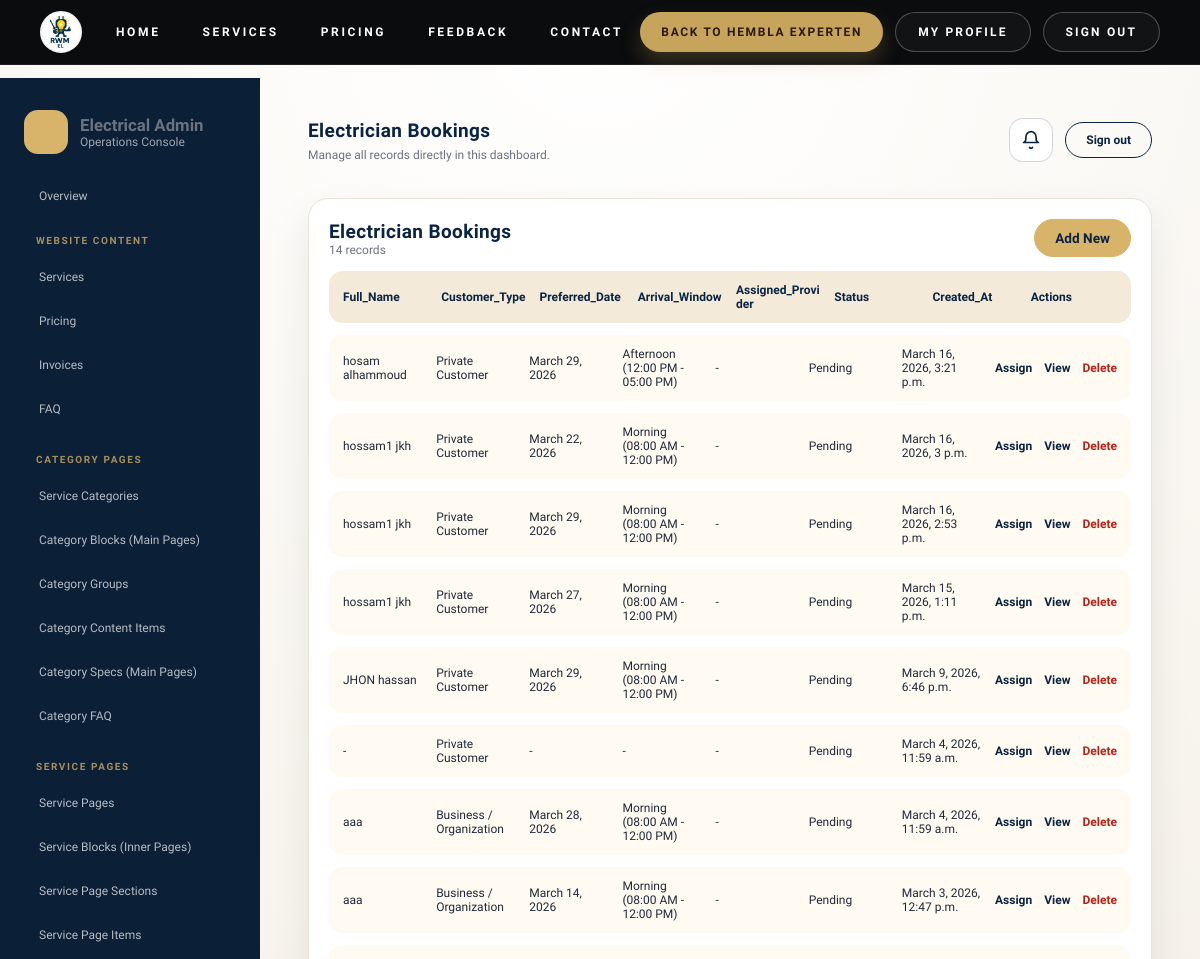
The page /dashboard/electrician-bookings/ (signed in, upper part) on the database as committed earlier.
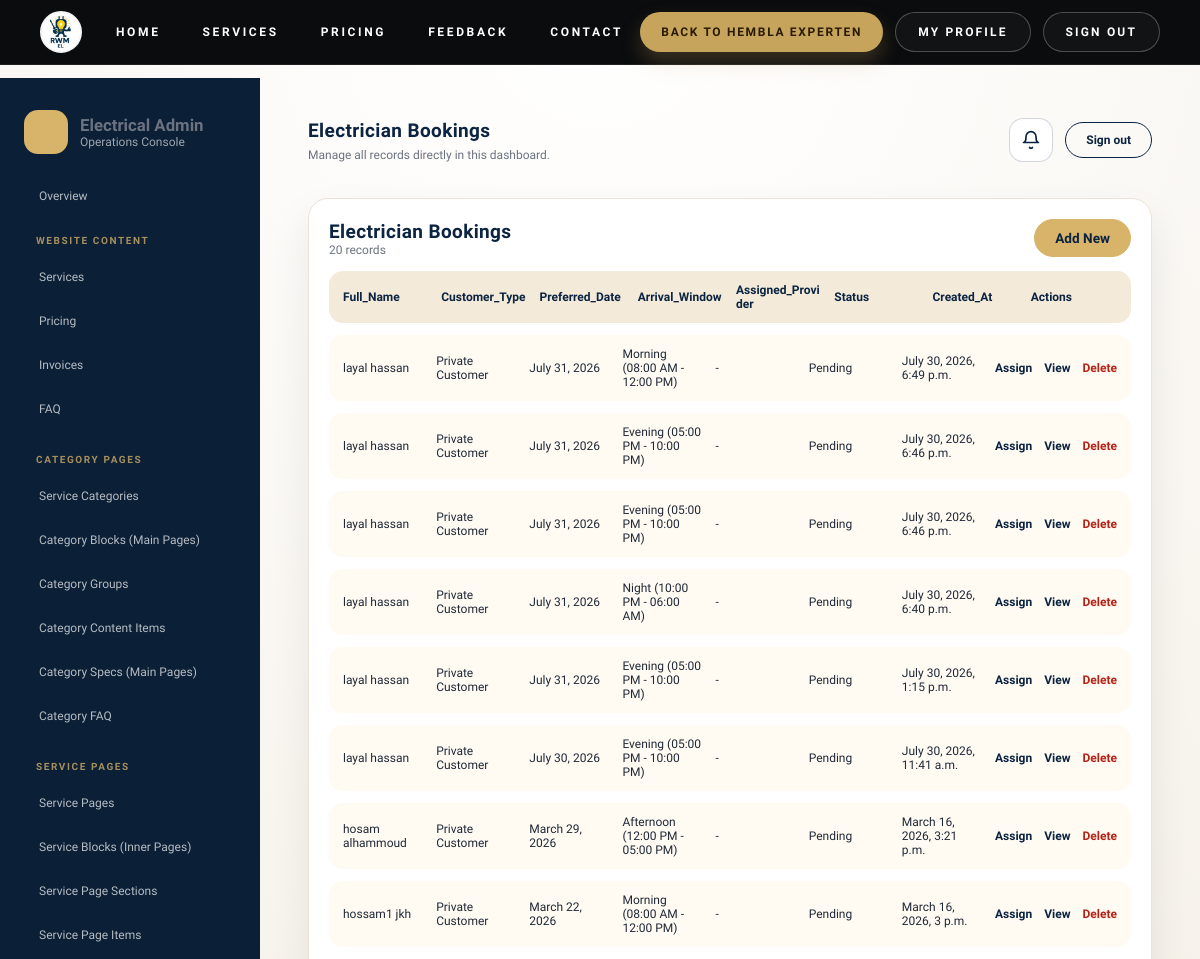
The same page on the database as committed later.
### electricity/models.py (models this page shows, shortened)
class ElectricianBooking(models.Model):
    class CustomerType(models.TextChoices):
        PRIVATE = "private", "Private Customer"
        BUSINESS = "business", "Business / Organization"
    class Status(models.TextChoices):
        PENDING = "pending", "Pending"
        CONFIRMED = "confirmed", "Confirmed"
        COMPLETED = "completed", "Completed"
        CANCELED = "canceled", "Canceled"
    customer_type = models.CharField(max_length=20, choices=CustomerType.choices)
    full_name = models.CharField(max_length=160)
    email = models.EmailField()
    phone = models.CharField(max_length=40, blank=True)
    street_address = models.CharField(max_length=200, blank=True)
    city = models.CharField(max_length=80, blank=True)
    zip_code = models.CharField(max_length=20, blank=True)
    property_type = models.CharField(max_length=60, blank=True)
    work_description = models.TextField(blank=True)
    access_notes = models.CharField(max_length=200, blank=True)
    parking_info = models.CharField(max_length=200, blank=True)
    additional_notes = models.TextField(blank=True)
    preferred_date = models.DateField(blank=True, null=True)
    arrival_window = models.CharField(max_length=80, blank=True)
    hours = models.PositiveIntegerField(default=1)
    hourly_rate_snapshot = models.DecimalField(max_digits=10, decimal_places=2, default=0)
    transport_fee_snapshot = models.DecimalField(max_digits=10, decimal_places=2, default=0)
    rot_requested = models.BooleanField(default=False)
    rot_percent_snapshot = models.DecimalField(max_digits=5, decimal_places=2, default=0)
    estimated_total = models.DecimalField(max_digits=10, decimal_places=2, default=0)
    currency = models.CharField(max_length=10, default="SEK")
    assigned_provider = models.ForeignKey(
        "ProviderProfile",
        blank=True,
        null=True,
        on_delete=models.SET_NULL,
        related_name="assigned_electrician_bookings",
    )
    status = models.CharField(max_length=20, choices=Status.choices, default=Status.PENDING)
    created_at = models.DateTimeField(auto_now_add=True)
    class Meta:
        ordering = ["-created_at"]

### electricity/views.py (the view)
# urls.py: path("dashboard/electrician-bookings/", views.dashboard_electrician_bookings, name="dashboard_electrician_bookings"),
@login_required
def dashboard_electrician_bookings(request):
    guard = _dashboard_access_or_redirect(request)
    if guard:
        return guard
    items = ElectricianBooking.objects.all().order_by("-created_at")
    return render(
        request,
        "electricity/dashboard/list.html",
        {
            "title": "Electrician Bookings",
            "items": items,
            "fields": [
                "full_name",
                "customer_type",
                "preferred_date",
                "arrival_window",
                "assigned_provider",
                "status",
                "created_at",
            ],
            "create_url": "electricity:dashboard_electrician_bookings_add",
            "edit_url": "electricity:dashboard_electrician_bookings_edit",
            "delete_url": "electricity:dashboard_electrician_bookings_delete",
            "assign_url": "electricity:dashboard_electrician_bookings_assign",
        },
    )

### electricity/templatetags/electricity_extras.py (called while the page is built)
@register.filter
def display_value(obj, field_name):
    try:
        value = getattr(obj, field_name)
    except Exception:
        return "-"
    display_method = getattr(obj, f"get_{field_name}_display", None)
    if callable(display_method) and not isinstance(value, (list, tuple)):
        display_value_result = display_method()
        return display_value_result or "-"
    if isinstance(value, bool):
        return "Yes" if value else "No"
    if value in (None, "", [], ()):
        return "-"
    if isinstance(value, (list, tuple)):
        return ", ".join(_humanize_field_item(field_name, item) for item in value if item not in (None, "")) or "-"
    return value

@register.simple_tag
def service_category_pages():
    return ServiceCategoryPage.objects.filter(is_active=True).prefetch_related("service_pages").order_by("order", "name")

### electricity/views.py (called while the page is built)
def _require_dashboard_access(request):
    user = request.user
    if not user.is_authenticated:
        return False
    if user.is_superuser or user.is_staff:
        return True
    return electricity_admin_site.has_permission(request)

### electricity/templates/electricity/dashboard/list.html (shortened to what this page needs)
﻿{% extends "electricity/dashboard/base.html" %}
{% load electricity_extras i18n %}
{% block page_title %}{{ title }}{% endblock %}
{% block page_subtitle %}Manage all records directly in this dashboard.{% endblock %}
{% block content %}
<section class="dash-panel dash-panel-wide">
    <div class="panel-header">
        <div>
            <h2>{{ title }}</h2>
            <div class="panel-meta">{{ items|length }} records</div>
        </div>
        <div class="panel-actions">
            <a class="dash-btn primary" href="{% url create_url %}">Add New</a>
        </div>
    </div>
    <div class="panel-table">
        <div class="panel-row panel-row-head">
            {% for field in fields %}
                <span>{{ field|title }}</span>
            {% endfor %}
            <span>Actions</span>
        </div>
        {% for row in items %}
            {% record_preview_url row as preview_url %}
            {% record_dashboard_section_edit_url row as section_edit_url %}
            <div class="panel-row">
                {% for field in fields %}
                    <span>{{ row|display_value:field }}</span>
                {% endfor %}
                <span class="row-actions">
                    {% if assign_url %}
                      <a href="{% url assign_url row.id %}">Assign</a>
                    {% endif %}
                    <a href="{% url edit_url row.id %}?view=1">View</a>
                    <a class="danger" href="{% url delete_url row.id %}">Delete</a>
                </span>
            </div>
        {% empty %}
            <div class="panel-empty">No records yet.</div>
        {% endfor %}
    </div>
</section>
{% endblock %}

Rows that differ between the two databases and show on the page:
no longer on this page (row unchanged): ElectricianBooking: fields "hossam1 jkh" "Private Customer" "March 29, 2026" "Morning (08:00 AM - 12:00 PM)" "-" "Pending" "March 16, 2026, 2:53 p.m.", shows "Assign"
no longer on this page (row unchanged): ElectricianBooking: fields "hossam1 jkh" "Private Customer" "March 27, 2026" "Morning (08:00 AM - 12:00 PM)" "-" "Pending" "March 15, 2026, 1:11 p.m.", shows "Assign"
no longer on this page (row unchanged): ElectricianBooking: fields "JHON hassan" "Private Customer" "March 29, 2026" "Morning (08:00 AM - 12:00 PM)" "-" "Pending" "March 9, 2026, 6:46 p.m.", shows "Assign"
no longer on this page (row unchanged): ElectricianBooking: fields "-" "Private Customer" "-" "-" "-" "Pending" "March 4, 2026, 11:59 a.m.", shows "Assign"
no longer on this page (row unchanged): ElectricianBooking: fields "aaa" "Business / Organization" "March 28, 2026" "Morning (08:00 AM - 12:00 PM)" "-" "Pending" "March 4, 2026, 11:59 a.m.", shows "Assign"
no longer on this page (row unchanged): ElectricianBooking: fields "aaa" "Business / Organization" "March 14, 2026" "Morning (08:00 AM - 12:00 PM)" "-" "Pending" "March 3, 2026, 12:47 p.m.", shows "Assign"
added ElectricianBooking: fields "layal hassan" "Private Customer" "July 31, 2026" "Morning (08:00 AM - 12:00 PM)" "-" "Pending" "July 30, 2026, 6:49 p.m.", shows "Assign"
added ElectricianBooking: fields "layal hassan" "Private Customer" "July 31, 2026" "Evening (05:00 PM - 10:00 PM)" "-" "Pending" "July 30, 2026, 6:46 p.m.", shows "Assign"
added ElectricianBooking: fields "layal hassan" "Private Customer" "July 31, 2026" "Evening (05:00 PM - 10:00 PM)" "-" "Pending" "July 30, 2026, 6:46 p.m.", shows "Assign"
added ElectricianBooking: fields "layal hassan" "Private Customer" "July 31, 2026" "Night (10:00 PM - 06:00 AM)" "-" "Pending" "July 30, 2026, 6:40 p.m.", shows "Assign"
added ElectricianBooking: fields "layal hassan" "Private Customer" "July 31, 2026" "Evening (05:00 PM - 10:00 PM)" "-" "Pending" "July 30, 2026, 1:15 p.m.", shows "Assign"
added ElectricianBooking: fields "layal hassan" "Private Customer" "July 30, 2026" "Evening (05:00 PM - 10:00 PM)" "-" "Pending" "July 30, 2026, 11:41 a.m.", shows "Assign"
Other text that changed with them:
{{ items|length }}: "14" → "20"
